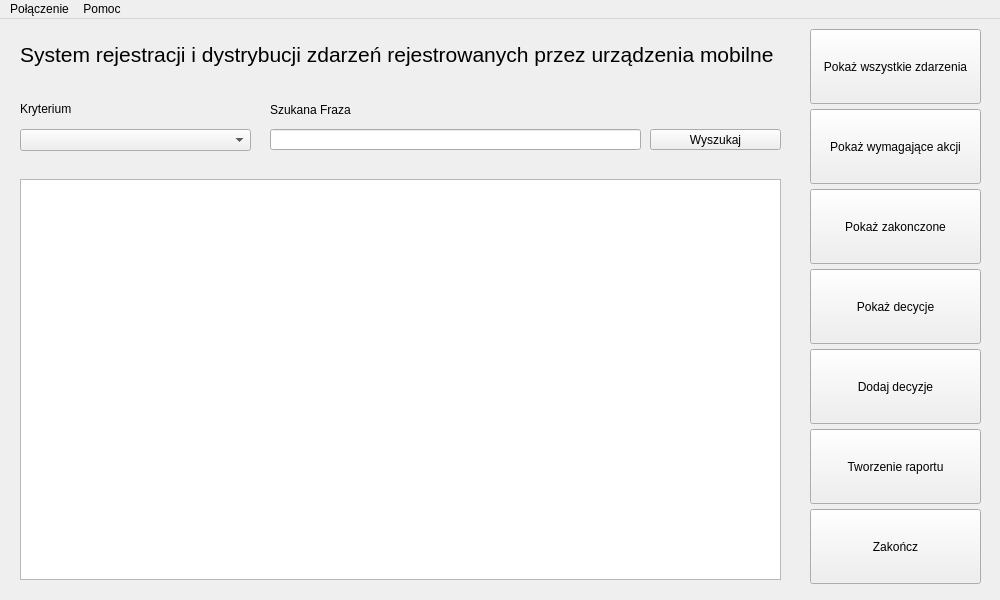
<?xml version="1.0" encoding="UTF-8"?>
<ui version="4.0">
 <class>MainWindow</class>
 <widget class="QMainWindow" name="MainWindow">
  <property name="geometry">
   <rect>
    <x>0</x>
    <y>0</y>
    <width>1000</width>
    <height>600</height>
   </rect>
  </property>
  <property name="windowTitle">
   <string>System Rejestracji i Dystrybucji Zdarzeń</string>
  </property>
  <widget class="QWidget" name="centralWidget">
   <widget class="QTableView" name="tableView">
    <property name="geometry">
     <rect>
      <x>20</x>
      <y>160</y>
      <width>761</width>
      <height>401</height>
     </rect>
    </property>
    <property name="sizePolicy">
     <sizepolicy hsizetype="Fixed" vsizetype="Fixed">
      <horstretch>0</horstretch>
      <verstretch>0</verstretch>
     </sizepolicy>
    </property>
    <property name="layoutDirection">
     <enum>Qt::LeftToRight</enum>
    </property>
    <property name="autoFillBackground">
     <bool>false</bool>
    </property>
   </widget>
   <widget class="QComboBox" name="comboBoxKryterium">
    <property name="geometry">
     <rect>
      <x>20</x>
      <y>110</y>
      <width>231</width>
      <height>22</height>
     </rect>
    </property>
   </widget>
   <widget class="QLineEdit" name="lineEditFraza">
    <property name="geometry">
     <rect>
      <x>270</x>
      <y>110</y>
      <width>371</width>
      <height>21</height>
     </rect>
    </property>
   </widget>
   <widget class="QLabel" name="label">
    <property name="geometry">
     <rect>
      <x>20</x>
      <y>80</y>
      <width>51</width>
      <height>20</height>
     </rect>
    </property>
    <property name="text">
     <string>Kryterium</string>
    </property>
   </widget>
   <widget class="QLabel" name="label_2">
    <property name="geometry">
     <rect>
      <x>270</x>
      <y>80</y>
      <width>141</width>
      <height>21</height>
     </rect>
    </property>
    <property name="text">
     <string>Szukana Fraza</string>
    </property>
   </widget>
   <widget class="QPushButton" name="Wyszukaj">
    <property name="geometry">
     <rect>
      <x>650</x>
      <y>110</y>
      <width>131</width>
      <height>21</height>
     </rect>
    </property>
    <property name="text">
     <string>Wyszukaj</string>
    </property>
   </widget>
   <widget class="QLabel" name="label_3">
    <property name="geometry">
     <rect>
      <x>20</x>
      <y>10</y>
      <width>771</width>
      <height>51</height>
     </rect>
    </property>
    <property name="font">
     <font>
      <pointsize>16</pointsize>
     </font>
    </property>
    <property name="text">
     <string>System rejestracji i dystrybucji zdarzeń rejestrowanych przez urządzenia mobilne</string>
    </property>
   </widget>
   <widget class="QPushButton" name="pushButton">
    <property name="geometry">
     <rect>
      <x>810</x>
      <y>10</y>
      <width>171</width>
      <height>75</height>
     </rect>
    </property>
    <property name="text">
     <string>Pokaż wszystkie zdarzenia</string>
    </property>
   </widget>
   <widget class="QPushButton" name="pushButton_2">
    <property name="geometry">
     <rect>
      <x>810</x>
      <y>90</y>
      <width>171</width>
      <height>75</height>
     </rect>
    </property>
    <property name="text">
     <string>Pokaż wymagające akcji</string>
    </property>
   </widget>
   <widget class="QPushButton" name="pushButton_3">
    <property name="geometry">
     <rect>
      <x>810</x>
      <y>330</y>
      <width>171</width>
      <height>75</height>
     </rect>
    </property>
    <property name="text">
     <string>Dodaj decyzje</string>
    </property>
   </widget>
   <widget class="QPushButton" name="pushButton_4">
    <property name="geometry">
     <rect>
      <x>810</x>
      <y>410</y>
      <width>171</width>
      <height>75</height>
     </rect>
    </property>
    <property name="text">
     <string>Tworzenie raportu</string>
    </property>
   </widget>
   <widget class="QPushButton" name="pushButton_5">
    <property name="geometry">
     <rect>
      <x>810</x>
      <y>490</y>
      <width>171</width>
      <height>75</height>
     </rect>
    </property>
    <property name="text">
     <string>Zakończ</string>
    </property>
   </widget>
   <widget class="QPushButton" name="pushButton_6">
    <property name="geometry">
     <rect>
      <x>810</x>
      <y>250</y>
      <width>171</width>
      <height>75</height>
     </rect>
    </property>
    <property name="text">
     <string>Pokaż decycje</string>
    </property>
   </widget>
   <widget class="QPushButton" name="pushButton_7">
    <property name="geometry">
     <rect>
      <x>810</x>
      <y>170</y>
      <width>171</width>
      <height>75</height>
     </rect>
    </property>
    <property name="text">
     <string>Pokaż zakonczone</string>
    </property>
   </widget>
  </widget>
  <widget class="QMenuBar" name="menuBar">
   <property name="geometry">
    <rect>
     <x>0</x>
     <y>0</y>
     <width>1000</width>
     <height>21</height>
    </rect>
   </property>
   <widget class="QMenu" name="menuPo_czenie">
    <property name="title">
     <string>Połączenie</string>
    </property>
    <addaction name="actionLogowanie"/>
    <addaction name="actionPo_cz_z_baz_danych"/>
    <addaction name="separator"/>
    <addaction name="actionZako_cz"/>
   </widget>
   <widget class="QMenu" name="menuPomoc">
    <property name="title">
     <string>Pomoc</string>
    </property>
    <addaction name="actionO_Qt"/>
   </widget>
   <addaction name="menuPo_czenie"/>
   <addaction name="menuPomoc"/>
  </widget>
  <action name="actionPo_cz_z_baz_danych">
   <property name="text">
    <string>Połącz z bazą danych</string>
   </property>
  </action>
  <action name="actionZako_cz">
   <property name="text">
    <string>Zakończ</string>
   </property>
  </action>
  <action name="actionO_Qt">
   <property name="text">
    <string>O Qt ...</string>
   </property>
  </action>
  <action name="actionLogowanie">
   <property name="text">
    <string>Logowanie</string>
   </property>
  </action>
 </widget>
 <layoutdefault spacing="6" margin="11"/>
 <resources/>
 <connections/>
</ui>
